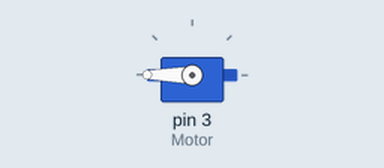
A sketch run on a simulated Arduino Uno, built with avr-gcc and run on an emulated ATmega328P. On the bench: servo.

Above: at 1.05 s.
Timing chart, 0 to 5.7 s (numbered marks = the images above):
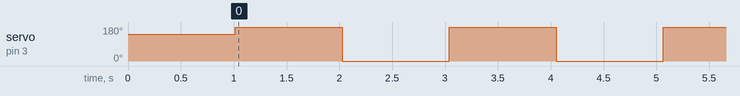

Measured:
- by itself, servo on pin 3 (Motor): alternates 180° for 1.0 s and 0° for 1.0 s

The sketch:

servo_motor.ino
```cpp
#include <Servo.h>
Servo Motor;
int pos;
void setup()
{
 Motor.attach(3);
Motor.writeMicroseconds(1000); //fully counter clockwise
Motor.writeMicroseconds(1500); // mid
Motor.writeMicroseconds(2000);// fully clockwise
int pos = Motor.read();
Serial.println(pos);
delay(1000);
}

void loop()
{


  for(pos=0;pos<=180; pos++)
  {Motor.write(pos);

   //delay(20);
  }
  delay(1000);
  for(pos=180; pos>=0; pos--){
    Motor.write(pos);
    // delay(20);
  }
  delay(1000);

}
```
